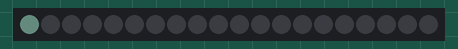
This sketch was run on a simulated Arduino Uno, built with avr-gcc and run on an emulated ATmega328P. On the bench: 20 RGB LEDs in strip order, left to right. Dim RGB values are drawn brighter than linear; random numbers use the default seed unless the sketch sets one.

Above: at 0.16 s.
At 9.6 s:
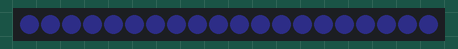
At 21.0 s:
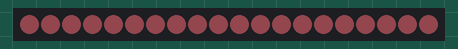
At 34.7 s:
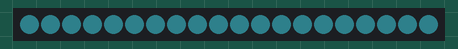
At 37.0 s:
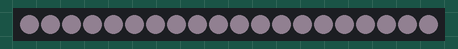

The sketch:

neopixel_controlled.ino
```cpp
#include <Adafruit_NeoPixel.h>

#define LED_PIN 6
#define LED_COUNT 20

Adafruit_NeoPixel strip(LED_COUNT, LED_PIN, NEO_GRBW + NEO_KHZ800);


void setup() {
    strip.setBrightness(10);
    strip.begin();
    strip.show();
}

void loop() {

  int randd1 = random(256);
  int randd2 = random(256);
  int randd3 = random(256);
  int randd4 = random(256);

  for(int i = 0; i < 108; i++){
    strip.setPixelColor(i,randd1,randd2,randd3,randd4);
     strip.show();
      delay(20);

  }


}
```
